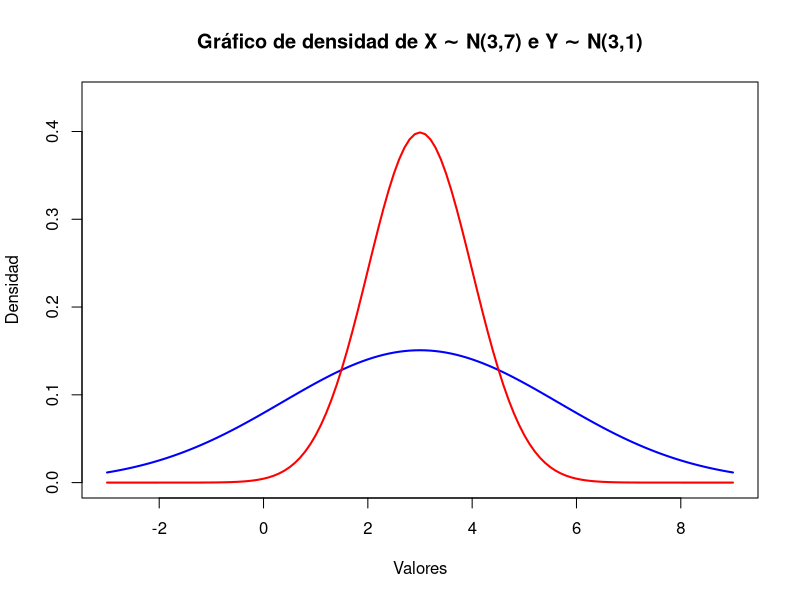
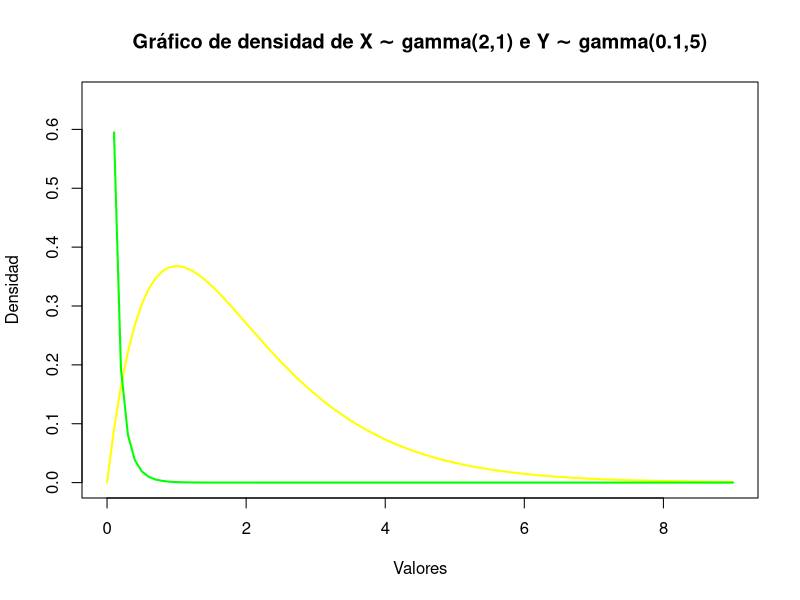
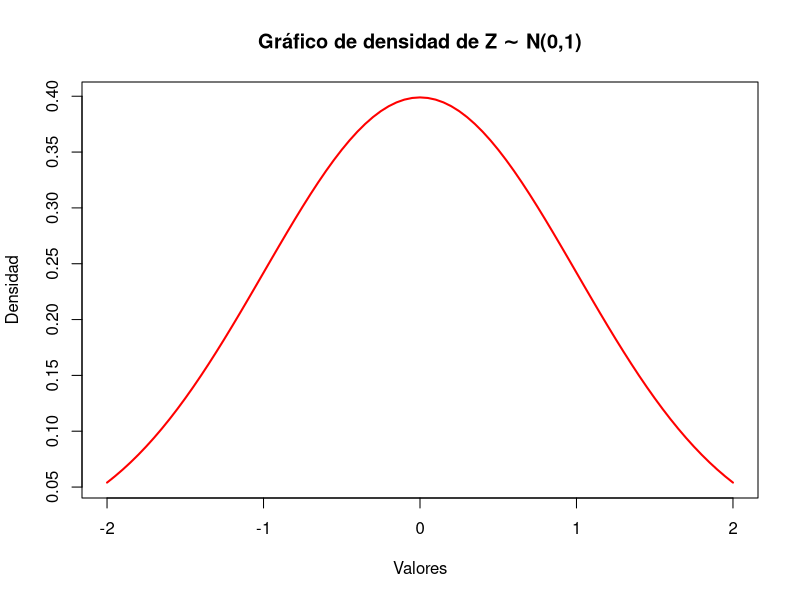

Here is the R script that generated these plots, in order: (Note: this script raises an error after producing the figures.)
# Ejemplo a) Normal
x <- seq(-3, 9, 0.1)

y1 <- dnorm(x, mean = 3, sd = sqrt(7))
y2 <- dnorm(x, mean = 3, sd = 1)

max_y <- max(y1, y2)  

plot(x, y1, type = "l", main = "Gráfico de densidad de X ∼ N(3,7) e Y ∼ N(3,1)", 
     xlab = "Valores", ylab = "Densidad", lwd = 2, col = "blue", 
     ylim = c(0, max_y * 1.1))  

lines(x, y2, col = "red", lwd = 2)


#Ejemplo a) Gamma
x <- seq(0, 9, 0.1)

y3 <- dgamma(x,shape=2,scale=1)
y4 <- dgamma(x,shape=0.1, scale=1/5)

y4[!is.finite(y4)] <- NA 

max_y <- max(y3, y4, na.rm = TRUE) 

plot(x, y3, type = "l", main = "Gráfico de densidad de X ∼ gamma(2,1) e Y ∼ gamma(0.1,5)", 
     xlab = "Valores", ylab = "Densidad", lwd = 2, col = "yellow", 
     ylim = c(0, max_y * 1.1))  

lines(x, y4, col = "green", lwd = 2)

#Ejemplo B) 
#P(-0,5<=Z<=1)
probabilidad1 <- pnorm(1) - pnorm(-0.5)
probabilidad1
x <- seq(-2, 2, by = 0.05) 
z1 <- dnorm(x, 0, 1) 
plot(x, z1, type = "l", main = "Gráfico de densidad de Z ∼ N(0,1)", 
     xlab = "Valores", ylab = "Densidad", lwd = 2, col = "red")
x2 <- seq(-0.5, 1, 0.01)
x2 = c(-0.5, x2, 1)
y1 <- dnorm(x2) 
y1 = c(0, y2, 0)
polygon (x2, y2, col="lightblue", border=NA)

#P(Z<= -10)
probabilidad2 <- pnorm(-10)
probabilidad2

#P(x>=1,2)
probabilidad3 <- 1 - pnorm(1.2, mean = 5, sd = sqrt(2))
probabilidad3
x3 <- seq(-1, 12, by = 0.05) 
y3 <- dnorm(x3, mean = 5, sd = sqrt(2))
plot(x3, y3, type = "l", main = "Gráfico de densidad de X ∼ N(5,2)", 
     xlab = "Valores", ylab = "Densidad", lwd = 2, col = "orange")
x4 <- seq(1.2, 20, 0.01)
y4 <-  dnorm(x4, mean = 5, sd = sqrt(2))
x4 = c(1.2, x4, 20)
y4 = c(0, y4, 0)
polygon(x4, y4, col = "lightblue", border=NA)

#Ejemplo c)
#i) P(Y>=z_0)
mu_Y <- 2
sigma_Y <- 4
p <- 0.117
z0_Y <- qnorm(p, mean = mu_Y, sd = sigma_Y, lower.tail = FALSE)
z0_Y 
curve(dnorm(x, mean = mu_Y, sd = sigma_Y), from = -15, to = 15, col = "blue", lwd = 2, 
      ylab = "Densidad", xlab = "Y", main = "Distribución Normal de Y")
abline(v = z0_Y, col = "red", lty = 2)
text(z0_Y, 0.02, labels = paste("z_0 =", round(z0_Y, 2)), pos = 4, col = "red")

#ii) P(-z_0 <= Z <= z_0) -------------
# calcular el cuantil para P(-z0 ≤ Z ≤ z0)
p <- 0.9 + (0.10 / 2)
z0_Z <- qnorm(p)
cat("El valor de z0 es:", z0_Z, "\n")

# crear una secuencia de valores z para la gráfica
z_vals <- seq(-4, 4, length = 1000)

# calculamos la función de densidad de probabilidad (normal estándar)
densidad <- dnorm(z_vals, mean = 0, sd = 1)

# graficamos
plot(z_vals, densidad, type = "l", lwd = 2, col = "blue",
     xlab = "Valores de Z", ylab = "Densidad",
     main = "Distribución Normal Estándar de Z")

# rellenamos el área bajo la curva entre -z0 y z0
polygon(c(-z0_Z, z_vals[z_vals >= -z0_Z & z_vals <= z0_Z], z0_Z),
        c(0, densidad[z_vals >= -z0_Z & z_vals <= z0_Z], 0),
        col = "lightblue", border = NA)
# agregamos líneas verticales en -z0 y z0
abline(v = c(-z0_Z, z0_Z), col = "red", lwd = 2, lty = 2)

# Ponemos un texto en los puntos en -z0 y z0
text(-z0_Z, 0.05, paste("-z0 =", round(-z0_Z, 2)), pos = 4, col = "red")
text(z0_Z, 0.05, paste("z0 =", round(z0_Z, 2)), pos = 4, col = "red")

#iii) P(-z_0 <= X <= z_0) = P(-z_0/0.1 <= Z <= z_0/0.1)
# parámetros de la normal X
mean_X <- 0
sd_X <- sqrt(0.01)  # Desviación estándar

# Calcular el cuantil para P(-z0 ≤ X ≤ z0)
p <- 0.9 + (0.10 / 2)
z0_X <- qnorm(p) * sd_X
cat("El valor de z0 para X es:", z0_X, "\n")

# creamos una secuencia de valores para la gráfica de X
x_vals <- seq(-0.5, 0.5, length = 1000)

# calculamos la función de densidad de probabilidad para X
densidad_X <- dnorm(x_vals, mean = mean_X, sd = sd_X)

# graficamos
plot(x_vals, densidad_X, type = "l", lwd = 2, col = "blue",
     xlab = "Valores de X", ylab = "Densidad",
     main = "Distribución Normal para X")

# rellenamos el área bajo la curva entre -z0 y z0
polygon(c(-z0_X, x_vals[x_vals >= -z0_X & x_vals <= z0_X], z0_X),
        c(0, densidad_X[x_vals >= -z0_X & x_vals <= z0_X], 0),
        col = "lightblue", border = NA)

# agregamos líneas verticales en -z0 y z0
abline(v = c(-z0_X, z0_X), col = "red", lwd = 2, lty = 2)

# ponemos texto en los puntos en -z0 y z0 para representarlos
text(-z0_X, 0.05, paste("-z0 =", round(-z0_X, 2)), pos = 4, col = "red")
text(z0_X, 0.05, paste("z0 =", round(z0_X, 2)), pos = 4, col = "red")

#Ejemplo D)
# Calcular los percentiles
z0 <- qgamma(0.16, shape = 4, scale = 2)
z1 <- qgamma(0.84, shape = 4, scale = 2)

probabilidad <- pgamma(z1, shape = 4, scale = 2) - pgamma(z0, shape = 4, scale = 2)
probabilidad

# Mostrar los resultados
cat("El percentil 16% (z0) es:", z0, "\n")
cat("El percentil 84% (z1) es:", z1, "\n")

#Ejercicio 10
# Límites de interés
a = 8
b = 10

# Calcular las probabilidades acumuladas en a y b
P_a = pgamma(a, shape=9, scale=1/0.75)
P_b = pgamma(b, shape=9, scale=1/0.75)

# Probabilidad de que X esté entre 8 y 10
probabilidad = P_b - P_a
probabilidad


#Ejercicio 6
#a)
# Calcular la probabilidad de que X > 100
proba <- 1 - pnorm(100, mean = 85.3, sd = 2.7)

# Mostrar el resultado
proba

#b) 
# Calculamos el x_0 donde la probabilidad de que X < x_0 = 0.95
x_0 <- qnorm(0.95, mean=85.3, sd=2.7)
x_0
proba <- pnorm(x_0, mean=85.3, sd=2.7)
proba

#c)
probabilidad2 <- pnorm (88, mean=85.3, sd= 2.7) - pnorm (82.6, mean=85.3, sd= 2.7)
probabilidad2 <- probabilidad2 * 100
probabilidad2 

